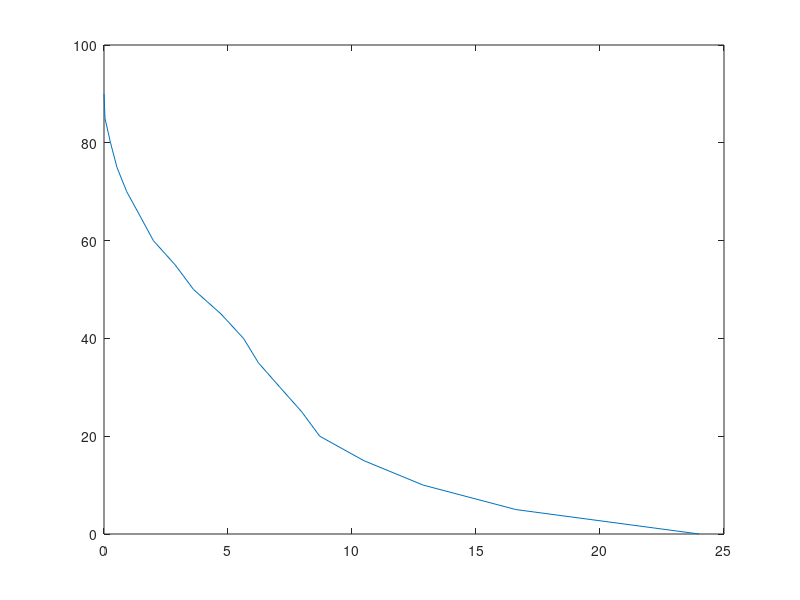
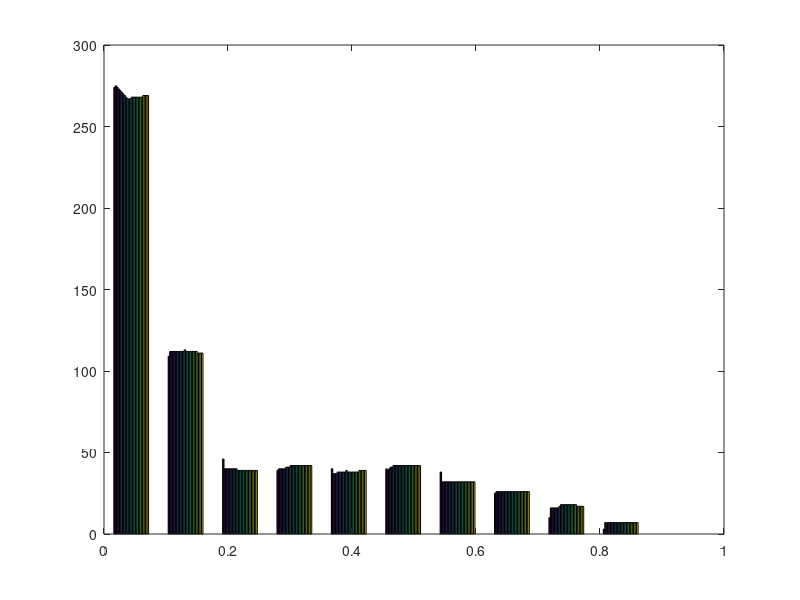
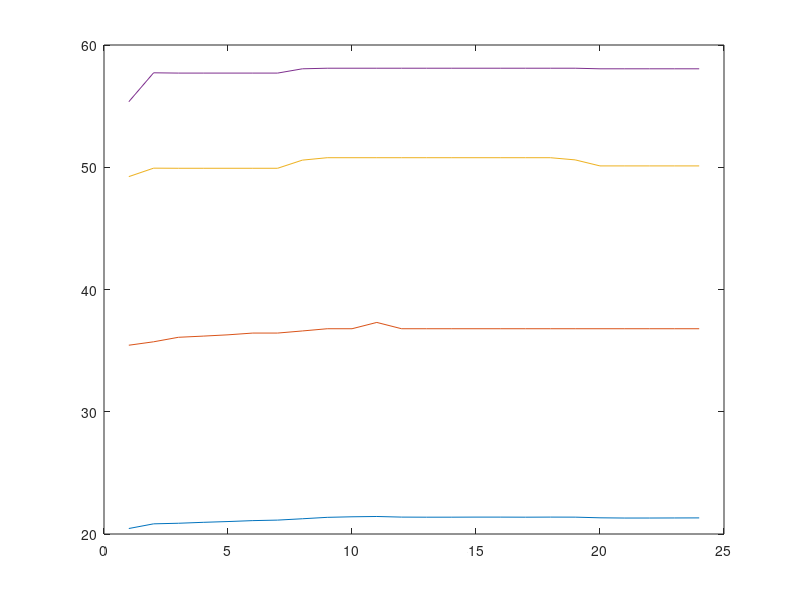
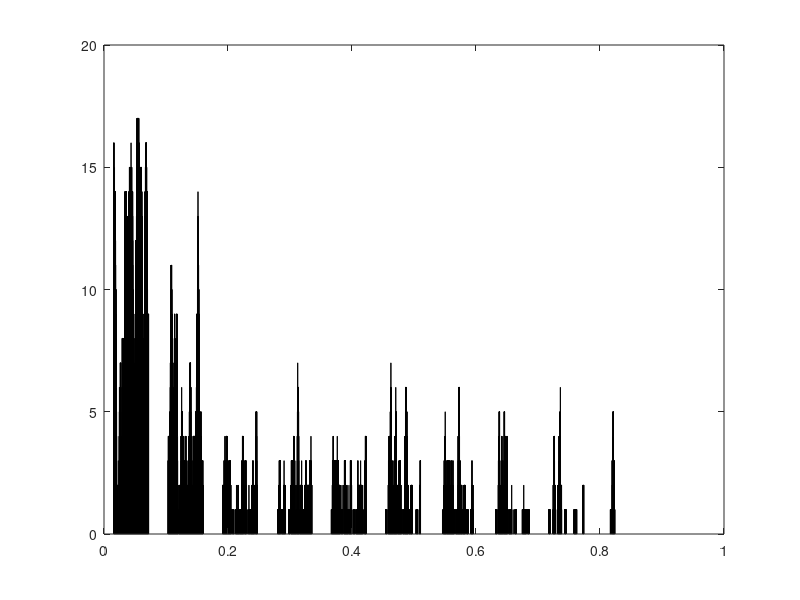

Source code (MATLAB) for these figures, in order:
clear all; clc; close all
load realization_27.mat 
k=1;

 realization_hourly=[];
 for n=1:4:2497
    realization_hourly(k,:)=WindForecast(n:n+95);
    k=k+1;
 end

%plot(WindForecast)

load forecast_27.mat
k=0;
forecast_15min=zeros(648,96);
for n=4:4:2593
    k=k+1;
   forecast_15min(k,:)=WindForecast2(n,:);
    
end

for n=1:648
    k=1;
    for m=1:4:93
        forecast_hourly(n,k:k+3)=mean(forecast_15min(n,m:m+3));
    k=k+4
    end
end
k=1;
for n=1:624

    for m=1:96
        if forecast_hourly(n,m) > 0
            delta_pwa(k,m)=abs(forecast_hourly(n,m)-realization_hourly(n,m))./4;
        %else
        %    delta_pwa(n,m)=abs(forecast_hourly(n,m)-realization_hourly(n,m))/4;
        end
    end
        k=k+1;
end

for n=1:624
    k=1;
    for m=1:4:93
        delta_pw_hourly(n,k)=max(delta_pwa(n,m:m+3));
    k=k+1;
    end
end

for n=1:24

    delta_av(n)=mean(delta_pw_hourly(1:624,n))*100;
    delta_med1(n)=quantile(delta_pw_hourly(1:624,n),0.75)*100;
    delta_med2(n)=quantile(delta_pw_hourly(1:624,n),0.85)*100;
    delta_med3(n)=quantile(delta_pw_hourly(1:624,n),0.90)*100;
    delta_med4(n)=quantile(delta_pw_hourly(1:624,n),0.70);
    delta_worst(n)=max(delta_pw_hourly(1:624,n));
    
end 

figure(400)
hist(delta_pw_hourly')
figure(100)
hist(delta_pw_hourly)
figure(200)
plot(1:24,delta_av,1:24,delta_med1,1:24,delta_med2,1:24,delta_med3)
%figure
%plot(1:24,delta_av,1:24,delta_med2)

figure(300)
for q=0.5:0.01:0.9
    for n=1:24
    delta_med(n)=quantile(delta_pw_hourly(1:624,n),q);
    end
    q
    mean(delta_med(n))
    %plot(1:24,delta_med); hold on
end

binranges=0:0.05:0.9;

for n=1:624
bins(n,:)=histc(delta_pw_hourly(n,:)',binranges);
end

for n=1:numel(bins(1,:))
bins_av(n)=mean(bins(:,n));
bins_test(n)=quantile(bins(:,n),0.750);
end
sum(bins_av)
figure

duration=24*ones(numel(bins_av),1);
for n=2:numel(bins_av)
    duration(n)=duration(n-1)-bins_av(n-1);
end

plot(duration,binranges*100)


